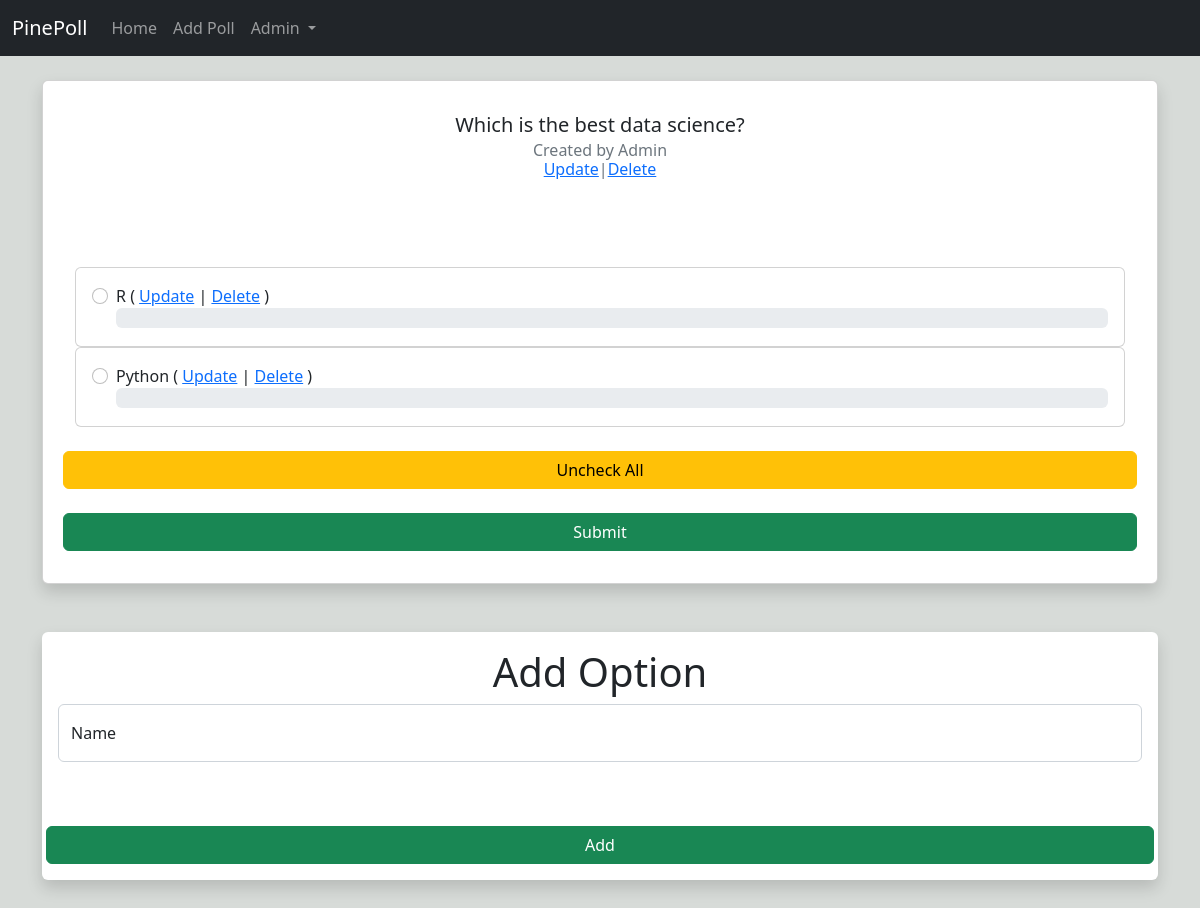
Screenshot of /7/ (signed in) with the database file from the repository.
### core/models.py (models this page shows, shortened)
class Topic(models.Model):
	name = models.CharField(blank=False,max_length=250)
	owner = models.ForeignKey(User,on_delete=models.CASCADE)
	def total_voters(self):
		choices = Choice.objects.filter(topic__id=self.id)
		total_voters = 0
		for i in choices:
			total_voters += i.voters.count()
		return total_voters

class Choice(models.Model):
	name = models.CharField(blank=False,max_length=250)
	topic = models.ForeignKey(Topic,on_delete=models.CASCADE)
	voters = models.ManyToManyField(User,blank=True)
	def percentage(self):
		total_voters = self.topic.total_voters()
		try:
			return self.voters.count() * 100 / total_voters
		except ZeroDivisionError:
			return 0

### core/views.py (the view, shortened to what this page needs)
# urls.py: path('<int:pk>/',views.topic,name='topic'),
def topic(request,pk):
	topic = Topic.objects.get(pk=pk)
	choices = Choice.objects.filter(topic=topic)
	return render(request,"topic.html",{
			'topic':topic,
			'choices':choices,
		})

### core/templates/topic.html (shortened to what this page needs)
{% extends 'base.html' %}
{% block content %}
<br>
	<div class="shadow p-3 mb-5 bg-body rounded card" style="width: 100%">
	  <div class="card-body">
	    <h5 class="card-title"><center>{{ topic.name }}</center></h5>
	    <h6 class="card-subtitle mb-2 text-muted"><center>Created by {{ topic.owner }}{% if user == topic.owner %}<br>
	    	<a href="{% url 'update-topic' topic.id %}">Update</a>|<a href="{% url 'delete-topic' topic.id %}">Delete</a>{% endif %}</center></h6>
	    {% if choices %}
	    <br/><br/><br/>
	    <form method="POST">
	    	{% for choice in choices %}
	    		<div class="card">
				  <div class="card-body">
					<div class="form-check">
					  <input class="form-check-input" type="radio" name="choices" value="{{ choice.id }}" id='{{ choice.id }}'{% if request.user in choice.voters.all %} checked{% endif %}>
					  <label class="form-check-label" for="{{ choice.id }}">
					    {{ choice.name }}{% if user == topic.owner %} ( <a href="{% url 'update-choice' choice.id %}">Update</a> | <a href="{% url 'delete-choice' choice.id %}">Delete</a> ){% endif %}
					  </label>
					  <div class="progress" style="height: 20px;">
						</div>
					</div>
				  </div>
				</div>
			{% endfor %}
			<br>
			<div class="row"><input class="btn btn-warning" type="button" value="Uncheck All" onclick="uncheckAll()"></div><br/>
			<div class="row"><input class="btn btn-success"{% if user.is_authenticated == False %} disabled{% endif %} type="submit" value="Submit"></div>
		</form>
		{% else %}
			<br/><br/><br/>
			<center><h4>No Options here</h4></center>
			<br/><br/><br/>
		{% endif %}
	  </div>
	</div>
	{% if user.is_superuser or user == chice.owner %}
	<div class="shadow p-3 mb-5 bg-body rounded">
		<center><h1>Add Option</h1></center>
		<form action="/add_choice/{{ topic.id }}/" method="POST">
			<div class="form-floating mb-3">
			  <input type="text" class="form-control" id="id_name" placeholder="Name" name="name" maxlength="150">
			  <label for="id_name">Name</label>
			</div>
			<br/><br/>
			<div class="row"><button class="btn btn-success">Add</button></div>
		</form>
	</div>{% endif %}
{% endblock %}

### core/templates/navbar.html (shortened to what this page needs)
<nav class="navbar navbar-expand-lg navbar-dark bg-dark">
  <div class="container-fluid">
    <a class="navbar-brand" href="/">PinePoll</a>
    <div class="collapse navbar-collapse" id="navbarSupportedContent">
      <ul class="navbar-nav me-auto mb-2 mb-lg-0">
        <li class="nav-item">
          <a class="nav-link" aria-current="page" href="/">Home</a>
        </li>
        <li class="nav-item">
          <a class="nav-link" aria-current="page" href="{% url 'add-topic' %}">Add Poll</a>
        </li>
        <li class="nav-item dropdown">
          <a class="nav-link dropdown-toggle" href="#" role="button" data-bs-toggle="dropdown" aria-expanded="false">
            {% if user.is_authenticated %}{{ user }}{% else %}Login{% endif %}
          </a>
        </li>
      </ul>
    </div>
  </div>
</nav>

### rows the page displays
Topic: name "Which is the best data science?", owner "Admin"
Choice: choices "☐ R ( Update | Delete )", name "R"
Choice: choices "☐ Python ( Update | Delete )", name "Python"

### other values shown
{{ user }} "Admin"
